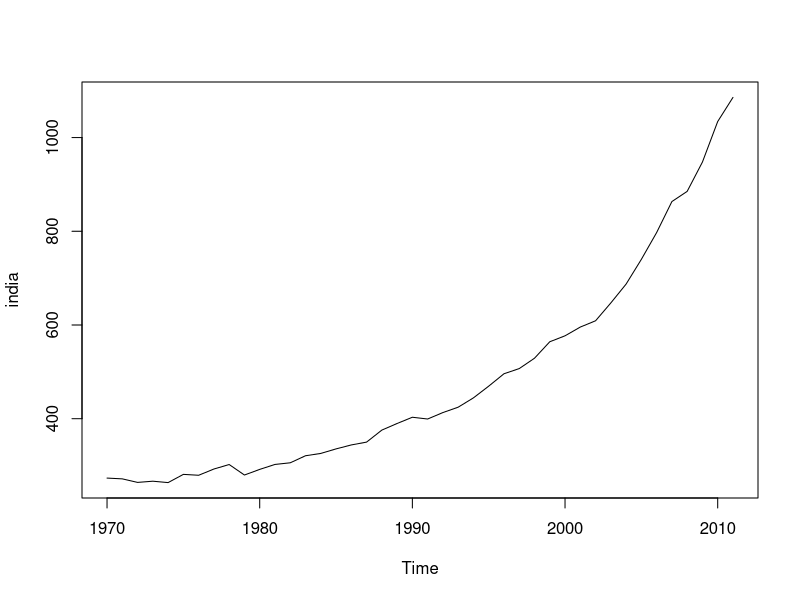
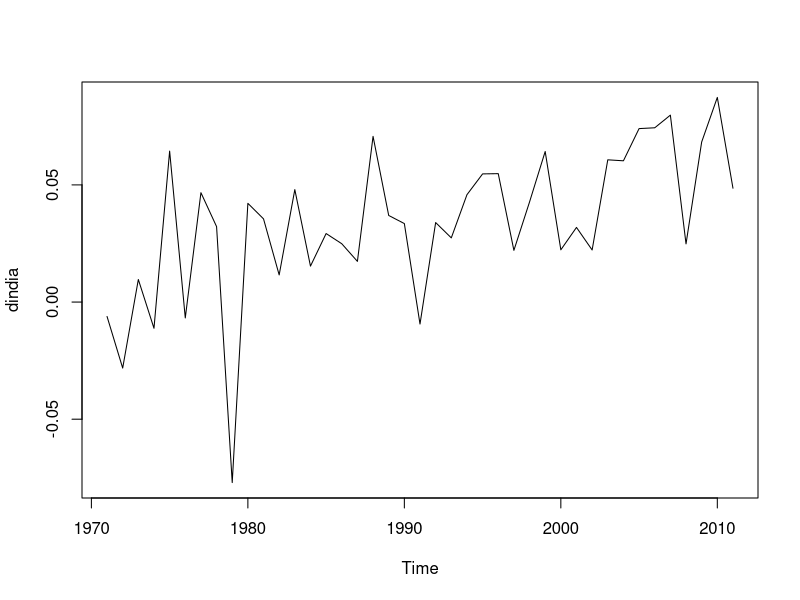
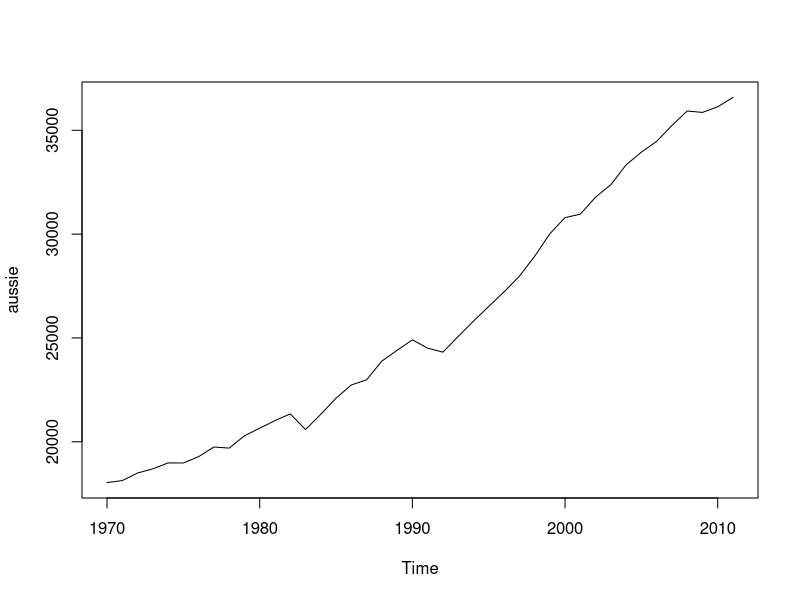
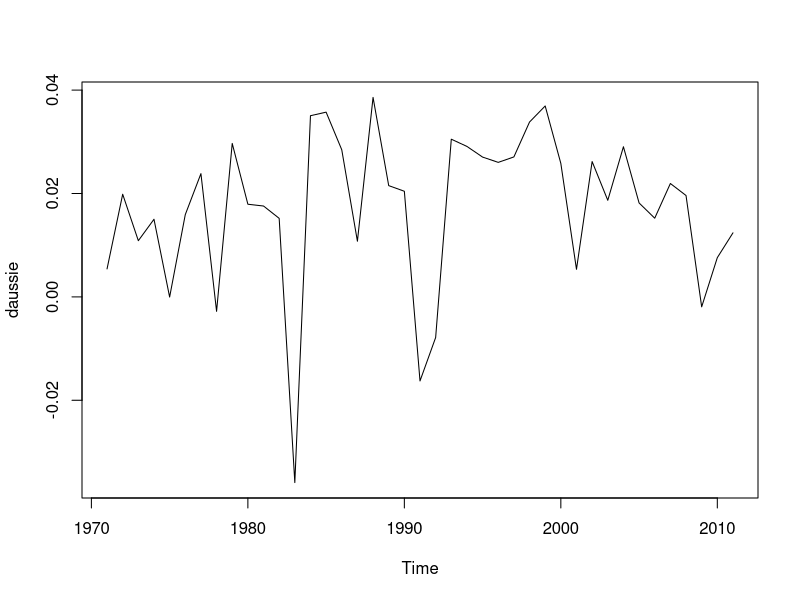
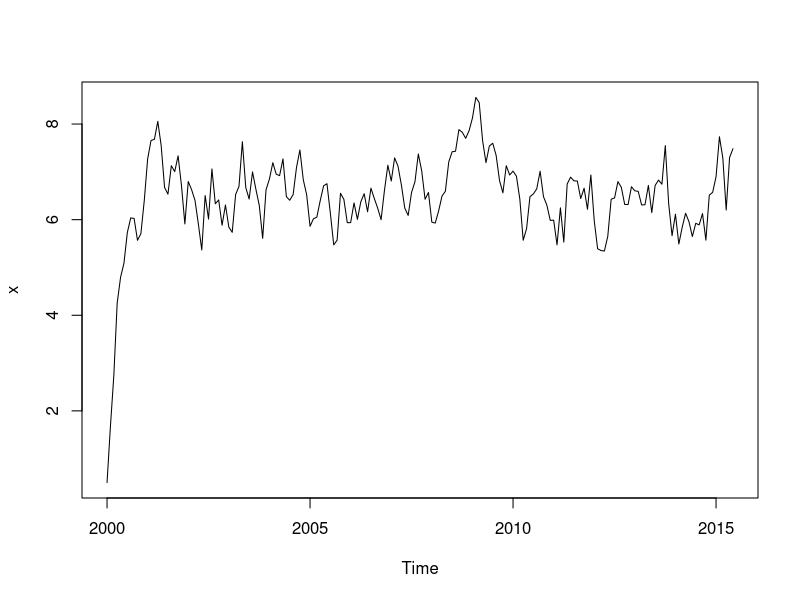

These figures' R source, in order:

##ARIMA
remove(y)
y1<-read.csv("./data/arima.csv")
attach(y1)
head(y1)
length(y) #=> 200 observations

model1<-lm(y[2:200]~y[1:199])
summary(model1)
alpha<-coef(model1)[1]
phi<-coef(model1)[2]

##long-term mean => forecast
frcst<-alpha/(1-phi)

##now use t distribution to get 95% confidence interval
#df = 200-2 since 2 params have been estimated already
t1<-qt(0.025,198)
t2<-qt(0.975,198)
##variance of error term 
e<-y-fitted(model1)
sigma2<-sum(e^2)/198 ##div by n-k (df)

lower<-frcst-(-t1*sqrt(sigma2/(1-(phi^2))))
upper<-frcst-(-t2*sqrt(sigma2/(1-(phi^2))))

### 95% of the times - forecast will lie between lower and upper

##99% confidence interval
t1<-qt(0.005,198)
t2<-qt(0.995,198)

lower<-frcst-(-t1*sqrt(sigma2/(1-(phi^2))))
upper<-frcst-(-t2*sqrt(sigma2/(1-(phi^2))))
##wider!!!


#####forcasting India's GDP growth rate

#remove(list=ls())
gdp<-read.csv("./data/WDI_GDP_select countries_modified.csv")
attach(gdp)
colnames(gdp)

india<-gdp$India
india<-ts(india, freq=1,start=1970,end=2011)
plot(india)
dindia<-diff(log(india))
plot(dindia)

##assuming an AR(1) process
model1<-lm(dindia[2:41]~dindia[1:40])
summary(model1)
alpha1<-coef(model1)[1]
phi1<-coef(model1)[2]

##long-term mean => forecast
frcst1<-alpha1/(1-phi1)

t1<-qt(0.005,38)
t2<-qt(0.995,38)
e1<-dindia-fitted(model1)
sigma21<-sum(e1^2)/38 ##div by n-k (df)
sqrt(sigma21)

lower<-frcst1-(-t1*sqrt(sigma21/(1-(phi1^2))))
upper<-frcst1-(-t2*sqrt(sigma21/(1-(phi1^2))))
###very wide range!!!!


#do this for australia
aussie<-gdp$Australia
aussie<-ts(aussie, freq=1,start=1970,end=2011)
plot(aussie)
daussie<-diff(log(aussie))
plot(daussie)

##assuming an AR(1) process
model2<-lm(daussie[2:41]~daussie[1:40])
summary(model2)
alpha2<-coef(model2)[1]
phi2<-coef(model2)[2]

##long-term mean => forecast
frcst2<-alpha2/(1-phi2)

t1<-qt(0.005,38)
t2<-qt(0.995,38)
e2<-daussie-fitted(model2)
sigma22<-sum(e2^2)/38 ##div by n-k (df)
sqrt(sigma22)

lower<-frcst2-(-t1*sqrt(sigma22/(1-(phi2^2))))
upper<-frcst2-(-t2*sqrt(sigma22/(1-(phi2^2))))


##test for stationarity - augmented dicky-fuller adf


##tightening the bands

#conditional forecast 
#predict the rate for the next year


###########################new data - AR(1) process manually generated
data1<-read.csv("./data/test1.csv")

x<-ts(data1$x,start=c(2000,01),end=c(2015,06),freq=12)
plot(x)
model<-lm(x[2:186]~x[1:185])
summary(model)











